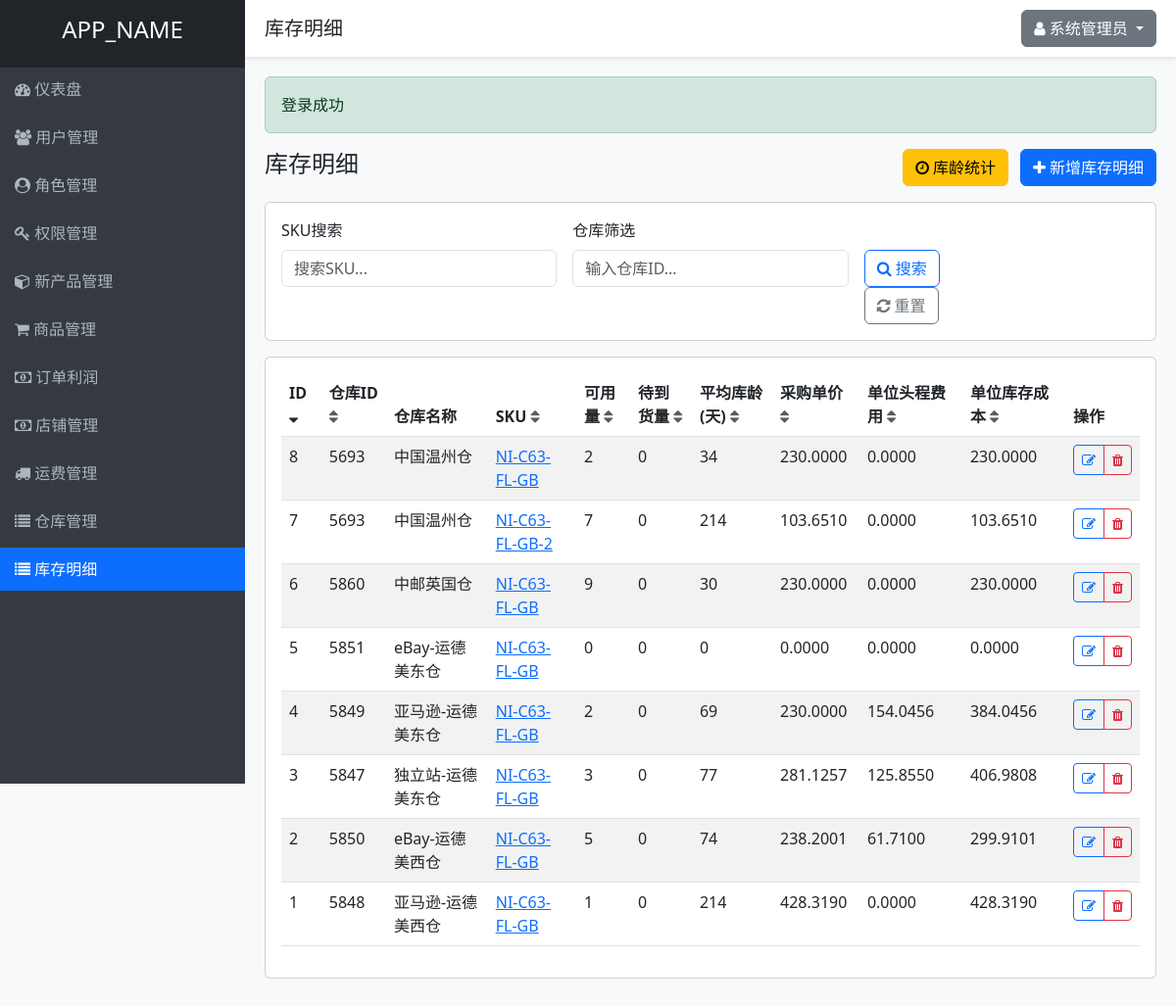
The app's page /inventory_details.php (signed in) with its own data.
### tables this page shows
CREATE TABLE `inventory_details` (
  `id` INT UNSIGNED NOT NULL AUTO_INCREMENT COMMENT '主键自增ID',
  `wid` INT NOT NULL COMMENT '仓库id',
  `product_id` INT NOT NULL COMMENT '本地产品id',
  `sku` VARCHAR(50) NOT NULL COMMENT '产品SKU编码',
  `seller_id` VARCHAR(30) DEFAULT '' COMMENT '店铺id',
  `fnsku` VARCHAR(50) DEFAULT '' COMMENT 'FNSKU编码',
  `product_total` INT NOT NULL DEFAULT 0 COMMENT '实际库存总量【可用+次品+待检+锁定】',
  `product_valid_num` INT NOT NULL DEFAULT 0 COMMENT '可用量',
  `product_bad_num` INT NOT NULL DEFAULT 0 COMMENT '次品量',
  `product_qc_num` INT NOT NULL DEFAULT 0 COMMENT '待检待上架量',
  `product_lock_num` INT NOT NULL DEFAULT 0 COMMENT '锁定量',
  `good_lock_num` INT NOT NULL DEFAULT 0 COMMENT '良品锁定量',
  `bad_lock_num` INT NOT NULL DEFAULT 0 COMMENT '次品锁定量',
  `stock_cost_total` DECIMAL(12,4) NOT NULL DEFAULT 0.0000 COMMENT '库存成本总计',
  `quantity_receive` VARCHAR(20) DEFAULT '0' COMMENT '待到货量',
  `stock_cost` DECIMAL(12,4) NOT NULL DEFAULT 0.0000 COMMENT '单位库存成本',
  `product_onway` INT NOT NULL DEFAULT 0 COMMENT '调拨在途数量',
  `transit_head_cost` DECIMAL(12,4) NOT NULL DEFAULT 0.0000 COMMENT '调拨在途头程成本',
  `average_age` INT NOT NULL DEFAULT 0 COMMENT '平均库龄(天)',
  `third_inventory` JSON NOT NULL COMMENT '海外仓第三方库存信息【完整嵌套对象，原生JSON格式】',
  `stock_age_list` JSON NOT NULL COMMENT '库龄信息列表【完整数组结构，原生JSON格式】',
  `available_inventory_box_qty` DECIMAL(10,1) DEFAULT 0.0 COMMENT '可用箱装库存数量',
  `purchase_price` DECIMAL(12,4) NOT NULL DEFAULT 0.0000 COMMENT '采购单价',
  `price` DECIMAL(12,4) NOT NULL DEFAULT 0.0000 COMMENT '单位费用',
  `head_stock_price` DECIMAL(12,4) NOT NULL DEFAULT 0.0000 COMMENT '单位头程费用',
  `stock_price` DECIMAL(12,4) NOT NULL DEFAULT 0.0000 COMMENT '单位库存成本',
  PRIMARY KEY (`id`),
  KEY `idx_sku_wid` (`sku`,`wid`) USING BTREE COMMENT 'SKU+仓库ID联合索引，提升业务查询效率'
);

CREATE TABLE IF NOT EXISTS warehouses (
    wid INT PRIMARY KEY,
    type INT NOT NULL,
    sub_type INT NOT NULL,
    name VARCHAR(100) NOT NULL,
    is_delete INT NOT NULL,
    country_code VARCHAR(10),
    wp_id INT,
    wp_name VARCHAR(50),
    t_warehouse_name VARCHAR(50),
    t_warehouse_code VARCHAR(50),
    t_country_area_name VARCHAR(50),
    t_status VARCHAR(10)
);

### controllers/InventoryDetailsController.php (called while the page is built, shortened)
<?php
require_once APP_ROOT . '/models/InventoryDetails.php';
class InventoryDetailsController {
    private $inventoryDetailsModel;
    public function __construct() {
        $this->inventoryDetailsModel = new InventoryDetails();
    }
    public function index() {
        $page = max(1, (int)($_GET['page'] ?? 1));
        $limit = 50;
        $offset = ($page - 1) * $limit;
        $keyword = $_GET['keyword'] ?? '';
        $wid = $_GET['wid'] ?? '';
        $sortField = $_GET['sort'] ?? 'id';
        $sortOrder = $_GET['order'] ?? 'DESC';
        if ($keyword) {
            $inventoryDetails = $this->inventoryDetailsModel->search($keyword, $limit, $offset, $sortField, $sortOrder);
            $totalCount = $this->inventoryDetailsModel->getSearchCount($keyword);
        } elseif ($wid) {
            $inventoryDetails = $this->inventoryDetailsModel->getByWid($wid, $limit, $offset, $sortField, $sortOrder);
            $totalCount = $this->inventoryDetailsModel->getCountByWid($wid);
        } else {
            $inventoryDetails = $this->inventoryDetailsModel->getAll($limit, $offset, $sortField, $sortOrder);
        }
        include VIEWS_DIR . '/layouts/header.php';
        include VIEWS_DIR . '/inventory_details/index.php';
        include VIEWS_DIR . '/layouts/footer.php';
    }
}

### includes/database.php (called while the page is built, shortened)
<?php
class Database {
    private static $instance = null;
    private $conn;
    private function __construct() {
        try {
            $this->conn = new PDO(
                "mysql:host=" . DB_HOST . ";dbname=" . DB_NAME . ";charset=utf8",
                DB_USER,
                DB_PASS,
                [
                    PDO::ATTR_ERRMODE => PDO::ERRMODE_EXCEPTION,
                    PDO::ATTR_DEFAULT_FETCH_MODE => PDO::FETCH_ASSOC,
                    PDO::ATTR_EMULATE_PREPARES => false
                ]
            );
        } catch(PDOException $e) {
            die("数据库连接失败: " . $e->getMessage());
        }
    }
    public static function getInstance() {
        if(self::$instance === null) {
            self::$instance = new Database();
        }
        return self::$instance;
    }
    public function query($sql, $params = []) {
        $stmt = $this->conn->prepare($sql);
        $stmt->execute($params);
        return $stmt;
    }
}
?>

### models/InventoryDetails.php (called while the page is built, shortened)
<?php
require_once APP_ROOT . '/includes/database.php';
class InventoryDetails {
    private $db;
    public function __construct() {
        $this->db = Database::getInstance();
    }
    public function getAll($limit = null, $offset = 0, $sortField = 'id', $sortOrder = 'DESC') {
        $allowedSortFields = ['id', 'wid', 'sku', 'product_valid_num', 'quantity_receive', 'average_age', 'purchase_price', 'head_stock_price', 'stock_price'];
        $allowedSortOrders = ['ASC', 'DESC'];
        $sql = "SELECT i.id, i.wid, i.sku, i.product_valid_num, i.quantity_receive, i.average_age,
                       i.purchase_price, i.head_stock_price, i.stock_price, w.name as warehouse_name
                FROM inventory_details i
                LEFT JOIN warehouses w ON i.wid = w.wid
                ORDER BY i.$sortField $sortOrder";
        $params = [];
        if ($limit) {
            $sql .= " LIMIT ? OFFSET ?";
            $params[] = $limit;
            $params[] = $offset;
        }
        $stmt = $this->db->query($sql, $params);
        return $stmt->fetchAll();
    }
}

### views/inventory_details/index.php (the view, shortened to what this page needs)
<div class="d-flex justify-content-between align-items-center mb-3">
    <h4>库存明细</h4>
    <div>
        <a href="<?php echo APP_URL; ?>/inventory_details.php?action=overaged_stats" class="btn btn-warning me-2">
            <i class="fa fa-clock-o"></i> 库龄统计
        </a>
        <a href="<?php echo APP_URL; ?>/inventory_details.php?action=create" class="btn btn-primary">
            <i class="fa fa-plus"></i> 新增库存明细
        </a>
    </div>
</div>
<?php
function getSortUrl($field) {
    $currentSort = $_GET['sort'] ?? 'id';
    $currentOrder = $_GET['order'] ?? 'DESC';
    $newOrder = ($currentSort === $field && $currentOrder === 'ASC') ? 'DESC' : 'ASC';
    $params = ['sort' => $field, 'order' => $newOrder];
    return APP_URL . '/inventory_details.php?' . http_build_query($params);
}
function getSortIcon($field) {
    $currentSort = $_GET['sort'] ?? 'id';
    $currentOrder = $_GET['order'] ?? 'DESC';
    if ($currentSort === $field) {
        return $currentOrder === 'ASC' ? '<i class="fa fa-sort-asc"></i>' : '<i class="fa fa-sort-desc"></i>';
    }
    return '<i class="fa fa-sort text-muted"></i>';
}
?>
<div class="card mb-3">
    <div class="card-body">
        <form method="GET" action="<?php echo APP_URL; ?>/inventory_details.php" class="row g-3">
            <div class="col-md-4">
                <label for="keyword" class="form-label">SKU搜索</label>
                <input type="text" name="keyword" class="form-control" placeholder="搜索SKU..."
                       value="<?php echo $_GET['keyword'] ?? ''; ?>">
            </div>
            <div class="col-md-4">
                <label for="wid" class="form-label">仓库筛选</label>
                <input type="number" name="wid" class="form-control" placeholder="输入仓库ID..."
                       value="<?php echo $_GET['wid'] ?? ''; ?>">
            </div>
            <div class="col-md-2">
                <label for="action_search" class="form-label">&nbsp;</label>
                <div>
                    <button type="submit" name="action" value="search" class="btn btn-outline-primary">
                        <i class="fa fa-search"></i> 搜索
                    </button>
                    <a href="<?php echo APP_URL; ?>/inventory_details.php" class="btn btn-outline-secondary">
                        <i class="fa fa-refresh"></i> 重置
                    </a>
                </div>
            </div>
        </form>
    </div>
</div>
<div class="card mb-3">
    <div class="card-body">
        <div class="table-responsive">
            <table class="table table-striped table-hover">
                <thead>
                    <tr>
                        <th><a href="<?php echo getSortUrl('id'); ?>" class="text-decoration-none text-dark">ID <?php echo getSortIcon('id'); ?></a></th>
                        <th><a href="<?php echo getSortUrl('wid'); ?>" class="text-decoration-none text-dark">仓库ID <?php echo getSortIcon('wid'); ?></a></th>
                        <th>仓库名称</th>
                        <th><a href="<?php echo getSortUrl('sku'); ?>" class="text-decoration-none text-dark">SKU <?php echo getSortIcon('sku'); ?></a></th>
                        <th><a href="<?php echo getSortUrl('product_valid_num'); ?>" class="text-decoration-none text-dark">可用量 <?php echo getSortIcon('product_valid_num'); ?></a></th>
                        <th><a href="<?php echo getSortUrl('quantity_receive'); ?>" class="text-decoration-none text-dark">待到货量 <?php echo getSortIcon('quantity_receive'); ?></a></th>
                        <th><a href="<?php echo getSortUrl('average_age'); ?>" class="text-decoration-none text-dark">平均库龄(天) <?php echo getSortIcon('average_age'); ?></a></th>
                        <th><a href="<?php echo getSortUrl('purchase_price'); ?>" class="text-decoration-none text-dark">采购单价 <?php echo getSortIcon('purchase_price'); ?></a></th>
                        <th><a href="<?php echo getSortUrl('head_stock_price'); ?>" class="text-decoration-none text-dark">单位头程费用 <?php echo getSortIcon('head_stock_price'); ?></a></th>
                        <th><a href="<?php echo getSortUrl('stock_price'); ?>" class="text-decoration-none text-dark">单位库存成本 <?php echo getSortIcon('stock_price'); ?></a></th>
                        <th>操作</th>
                    </tr>
                </thead>
                <tbody>
                    <?php if (!empty($inventoryDetails)): ?>
                        <?php foreach ($inventoryDetails as $detail): ?>
                            <tr>
                                <td><?php echo htmlspecialchars($detail['id']); ?></td>
                                <td><?php echo htmlspecialchars($detail['wid']); ?></td>
                                <td><?php echo $detail['warehouse_name']; ?></td>
                                <td><a href="<?php echo APP_URL; ?>/products.php?keyword=<?php echo $detail['sku']; ?>" target="_blank"><?php echo htmlspecialchars($detail['sku']); ?> </a></td>
                                <td><?php echo number_format($detail['product_valid_num']); ?></td>
                                <td><?php echo htmlspecialchars($detail['quantity_receive']); ?></td>
                                <td><?php echo number_format($detail['average_age']); ?></td>
                                <td><?php echo number_format($detail['purchase_price'], 4); ?></td>
                                <td><?php echo number_format($detail['head_stock_price'], 4); ?></td>
                                <td><?php echo number_format($detail['stock_price'], 4); ?></td>
                                <td>
                                    <div class="btn-group" role="group">
                                        <a href="<?php echo APP_URL; ?>/inventory_details.php?action=edit&id=<?php echo $detail['id']; ?>"
                                           class="btn btn-sm btn-outline-primary" title="编辑">
                                            <i class="fa fa-edit"></i>
                                        </a>
                                        <button type="button" class="btn btn-sm btn-outline-danger"
                                                onclick="confirmDelete('<?php echo $detail['id']; ?>')" title="删除">
                                            <i class="fa fa-trash"></i>
                                        </button>
                                    </div>
                                </td>
                            </tr>
                        <?php endforeach; ?>
                    <?php else: ?>
                        <tr>
                            <td colspan="10" class="text-center">暂无数据</td>
                        </tr>
                    <?php endif; ?>
                </tbody>
            </table>
        </div>
    </div>
</div>

### records on screen
inventory_details: id "8", wid "5693", wid.name "中国温州仓", sku "NI-C63-FL-GB", product_valid_num "2", quantity_receive "0", average_age "34", purchase_price "230.0000", head_stock_price "0.0000", stock_price "230.0000"
inventory_details: id "7", wid "5693", wid.name "中国温州仓", sku "NI-C63-FL-GB-2", product_valid_num "7", quantity_receive "0", average_age "214", purchase_price "103.6510", head_stock_price "0.0000", stock_price "103.6510"
inventory_details: id "6", wid "5860", wid.name "中邮英国仓", sku "NI-C63-FL-GB", product_valid_num "9", quantity_receive "0", average_age "30", purchase_price "230.0000", head_stock_price "0.0000", stock_price "230.0000"
inventory_details: id "5", wid "5851", wid.name "eBay-运德美东仓", sku "NI-C63-FL-GB", product_valid_num "0", quantity_receive "0", average_age "0", purchase_price "0.0000", head_stock_price "0.0000", stock_price "0.0000"
inventory_details: id "4", wid "5849", wid.name "亚马逊-运德美东仓", sku "NI-C63-FL-GB", product_valid_num "2", quantity_receive "0", average_age "69", purchase_price "230.0000", head_stock_price "154.0456", stock_price "384.0456"
inventory_details: id "3", wid "5847", wid.name "独立站-运德美东仓", sku "NI-C63-FL-GB", product_valid_num "3", quantity_receive "0", average_age "77", purchase_price "281.1257", head_stock_price "125.8550", stock_price "406.9808"
inventory_details: id "2", wid "5850", wid.name "eBay-运德美西仓", sku "NI-C63-FL-GB", product_valid_num "5", quantity_receive "0", average_age "74", purchase_price "238.2001", head_stock_price "61.7100", stock_price "299.9101"
inventory_details: id "1", wid "5848", wid.name "亚马逊-运德美西仓", sku "NI-C63-FL-GB", product_valid_num "1", quantity_receive "0", average_age "214", purchase_price "428.3190", head_stock_price "0.0000", stock_price "428.3190"

### other values on screen
APP_NAME "APP_NAME"
$title "库存明细"
$_SESSION['full_name'] "系统管理员"
$success "登录成功"
